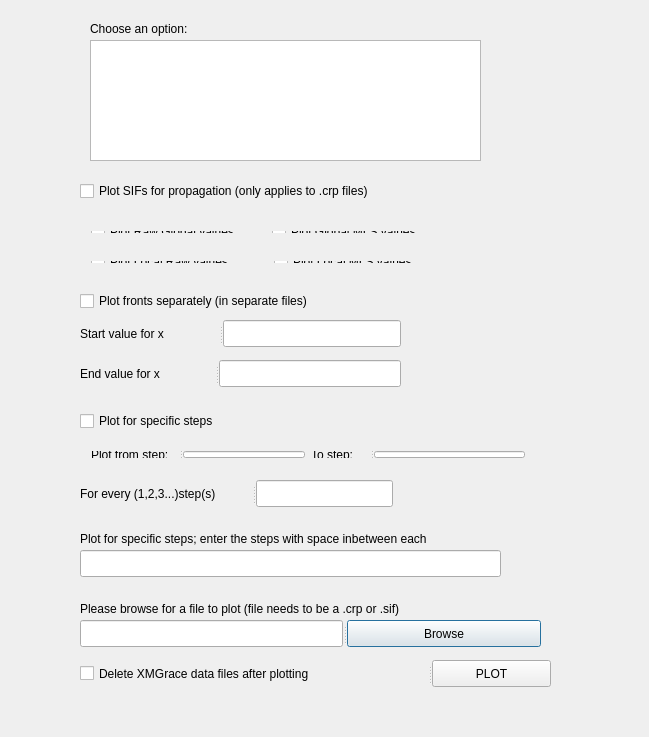
<?xml version="1.0" encoding="UTF-8"?>
<ui version="4.0">
 <class>SIF2XMGRACE</class>
 <widget class="QDialog" name="SIF2XMGRACE">
  <property name="geometry">
   <rect>
    <x>0</x>
    <y>0</y>
    <width>649</width>
    <height>737</height>
   </rect>
  </property>
  <property name="windowTitle">
   <string>SIF2XMGRACE</string>
  </property>
  <widget class="QListWidget" name="listWidget">
   <property name="geometry">
    <rect>
     <x>90</x>
     <y>40</y>
     <width>391</width>
     <height>121</height>
    </rect>
   </property>
  </widget>
  <widget class="QCheckBox" name="checkBox_PROP">
   <property name="geometry">
    <rect>
     <x>80</x>
     <y>180</y>
     <width>391</width>
     <height>22</height>
    </rect>
   </property>
   <property name="text">
    <string>Plot SIFs for propagation (only applies to .crp files)</string>
   </property>
  </widget>
  <widget class="QCheckBox" name="checkBoxMulti">
   <property name="geometry">
    <rect>
     <x>80</x>
     <y>290</y>
     <width>401</width>
     <height>22</height>
    </rect>
   </property>
   <property name="text">
    <string>Plot fronts separately (in separate files)</string>
   </property>
  </widget>
  <widget class="QCheckBox" name="checkBoxAnySteps">
   <property name="geometry">
    <rect>
     <x>80</x>
     <y>410</y>
     <width>291</width>
     <height>22</height>
    </rect>
   </property>
   <property name="text">
    <string>Plot for specific steps</string>
   </property>
  </widget>
  <widget class="QLabel" name="label_anySteps">
   <property name="geometry">
    <rect>
     <x>80</x>
     <y>530</y>
     <width>471</width>
     <height>17</height>
    </rect>
   </property>
   <property name="text">
    <string>Plot for specific steps; enter the steps with space inbetween each</string>
   </property>
  </widget>
  <widget class="QLineEdit" name="lineEdit_specSteps">
   <property name="geometry">
    <rect>
     <x>80</x>
     <y>550</y>
     <width>421</width>
     <height>27</height>
    </rect>
   </property>
   <property name="sizePolicy">
    <sizepolicy hsizetype="Expanding" vsizetype="Preferred">
     <horstretch>0</horstretch>
     <verstretch>0</verstretch>
    </sizepolicy>
   </property>
  </widget>
  <widget class="QLabel" name="label">
   <property name="geometry">
    <rect>
     <x>80</x>
     <y>600</y>
     <width>461</width>
     <height>17</height>
    </rect>
   </property>
   <property name="text">
    <string>Please browse for a file to plot (file needs to be a .crp or .sif)</string>
   </property>
  </widget>
  <widget class="QLabel" name="label_2">
   <property name="geometry">
    <rect>
     <x>90</x>
     <y>20</y>
     <width>301</width>
     <height>17</height>
    </rect>
   </property>
   <property name="text">
    <string>Choose an option:</string>
   </property>
  </widget>
  <widget class="QWidget" name="layoutWidget">
   <property name="geometry">
    <rect>
     <x>80</x>
     <y>220</y>
     <width>378</width>
     <height>24</height>
    </rect>
   </property>
   <layout class="QHBoxLayout" name="horizontalLayout">
    <item>
     <widget class="QCheckBox" name="checkBox_PGL">
      <property name="text">
       <string>Plot Raw Global values</string>
      </property>
     </widget>
    </item>
    <item>
     <widget class="QCheckBox" name="checkBox_PGLMLS">
      <property name="text">
       <string>Plot Global MLS values</string>
      </property>
     </widget>
    </item>
   </layout>
  </widget>
  <widget class="QWidget" name="layoutWidget">
   <property name="geometry">
    <rect>
     <x>80</x>
     <y>250</y>
     <width>381</width>
     <height>24</height>
    </rect>
   </property>
   <layout class="QHBoxLayout" name="horizontalLayout_2">
    <item>
     <widget class="QCheckBox" name="checkBox_PL">
      <property name="text">
       <string>Plot Local Raw values</string>
      </property>
     </widget>
    </item>
    <item>
     <widget class="QCheckBox" name="checkBox_PLMLS">
      <property name="text">
       <string>Plot Local MLS values</string>
      </property>
     </widget>
    </item>
   </layout>
  </widget>
  <widget class="QSplitter" name="splitter">
   <property name="geometry">
    <rect>
     <x>80</x>
     <y>320</y>
     <width>321</width>
     <height>27</height>
    </rect>
   </property>
   <property name="orientation">
    <enum>Qt::Horizontal</enum>
   </property>
   <widget class="QLabel" name="label_startValueX">
    <property name="text">
     <string>Start value for x</string>
    </property>
   </widget>
   <widget class="QLineEdit" name="lineEdit_startX">
    <property name="sizePolicy">
     <sizepolicy hsizetype="Expanding" vsizetype="Preferred">
      <horstretch>0</horstretch>
      <verstretch>0</verstretch>
     </sizepolicy>
    </property>
   </widget>
  </widget>
  <widget class="QSplitter" name="splitter_2">
   <property name="geometry">
    <rect>
     <x>80</x>
     <y>360</y>
     <width>321</width>
     <height>27</height>
    </rect>
   </property>
   <property name="orientation">
    <enum>Qt::Horizontal</enum>
   </property>
   <widget class="QLabel" name="label_endValueX">
    <property name="text">
     <string>End value for x</string>
    </property>
   </widget>
   <widget class="QLineEdit" name="lineEdit_EndX">
    <property name="sizePolicy">
     <sizepolicy hsizetype="Expanding" vsizetype="Preferred">
      <horstretch>0</horstretch>
      <verstretch>0</verstretch>
     </sizepolicy>
    </property>
   </widget>
  </widget>
  <widget class="QWidget" name="layoutWidget">
   <property name="geometry">
    <rect>
     <x>80</x>
     <y>440</y>
     <width>456</width>
     <height>29</height>
    </rect>
   </property>
   <layout class="QHBoxLayout" name="horizontalLayout_3">
    <item>
     <widget class="QSplitter" name="splitter_3">
      <property name="orientation">
       <enum>Qt::Horizontal</enum>
      </property>
      <widget class="QLabel" name="label_3">
       <property name="text">
        <string>Plot from step:</string>
       </property>
      </widget>
      <widget class="QLineEdit" name="lineEdit_fromStep"/>
     </widget>
    </item>
    <item>
     <widget class="QSplitter" name="splitter_4">
      <property name="orientation">
       <enum>Qt::Horizontal</enum>
      </property>
      <widget class="QLabel" name="label_4">
       <property name="text">
        <string>To step:</string>
       </property>
      </widget>
      <widget class="QLineEdit" name="lineEdit_toStep"/>
     </widget>
    </item>
   </layout>
  </widget>
  <widget class="QSplitter" name="splitter_5">
   <property name="geometry">
    <rect>
     <x>80</x>
     <y>480</y>
     <width>313</width>
     <height>27</height>
    </rect>
   </property>
   <property name="sizePolicy">
    <sizepolicy hsizetype="Expanding" vsizetype="Expanding">
     <horstretch>0</horstretch>
     <verstretch>0</verstretch>
    </sizepolicy>
   </property>
   <property name="orientation">
    <enum>Qt::Horizontal</enum>
   </property>
   <widget class="QLabel" name="label_5">
    <property name="text">
     <string>For every (1,2,3...)step(s)</string>
    </property>
   </widget>
   <widget class="QLineEdit" name="lineEditSteps"/>
  </widget>
  <widget class="QSplitter" name="splitter_6">
   <property name="geometry">
    <rect>
     <x>80</x>
     <y>620</y>
     <width>461</width>
     <height>27</height>
    </rect>
   </property>
   <property name="orientation">
    <enum>Qt::Horizontal</enum>
   </property>
   <widget class="QLineEdit" name="lineEditName">
    <property name="sizePolicy">
     <sizepolicy hsizetype="Expanding" vsizetype="Preferred">
      <horstretch>0</horstretch>
      <verstretch>0</verstretch>
     </sizepolicy>
    </property>
   </widget>
   <widget class="QPushButton" name="pushButton">
    <property name="text">
     <string>Browse</string>
    </property>
   </widget>
  </widget>
  <widget class="QSplitter" name="splitter_7">
   <property name="geometry">
    <rect>
     <x>80</x>
     <y>660</y>
     <width>471</width>
     <height>27</height>
    </rect>
   </property>
   <property name="orientation">
    <enum>Qt::Horizontal</enum>
   </property>
   <widget class="QCheckBox" name="checkBoxDelete">
    <property name="sizePolicy">
     <sizepolicy hsizetype="Minimum" vsizetype="Preferred">
      <horstretch>0</horstretch>
      <verstretch>0</verstretch>
     </sizepolicy>
    </property>
    <property name="text">
     <string>Delete XMGrace data files after plotting</string>
    </property>
   </widget>
   <widget class="QPushButton" name="pushButton_plot">
    <property name="text">
     <string>PLOT</string>
    </property>
   </widget>
  </widget>
 </widget>
 <layoutdefault spacing="6" margin="11"/>
 <resources/>
 <connections/>
</ui>
